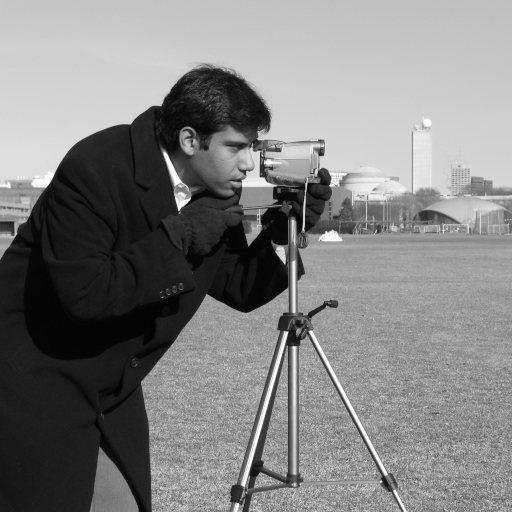
#> input picture skimage.data.camera(), 512 x 512 px
$ jupyter execute --allow-errors 'Getting started with thresholding.ipynb'
#> lines starting #> are read from the running program, lines starting #| are printed output that depends on the picture; after the words box and inside, x2 and y2 are one past the last pixel; in counts of white or black regions, pixels touching at a corner belong together
# Getting started with thresholding

[cell 1]
#import paskages
import matplotlib.pyplot as plt
from skimage.color import rgb2gray

from skimage.filters import threshold_otsu, threshold_local, threshold_multiotsu
from skimage import data
import numpy as np

from skimage.filters import try_all_threshold

[cell 2]
#visualng images
def show_image(image , title="Image" , cmap_type='gray'):
    plt.imshow(image , cmap=cmap_type)
    plt.title(title)
    plt.axis('off')
    plt.show()

#> (a cell that did not finish here is left out)

[cell 4]
#optimal threshold
thresh=127
#> thresh = 127

#> (a cell that did not finish here is left out)

#### inverted thresholding

[cell 6]
#optimal threshold
thresh=127
# Apply thresholding
#> (the rest of this cell did not finish here and is left out)

#> (a cell that did not finish here is left out)

[cell 8]
# Load an example image
image = data.camera()
#> image is the input picture: shape (512, 512); min 0, max 255, mean 129.1

# Apply different thresholding algorithms
otsu_threshold = threshold_otsu(image)
#> otsu_threshold = 102
local_threshold = threshold_local(image, block_size=35, offset=10)
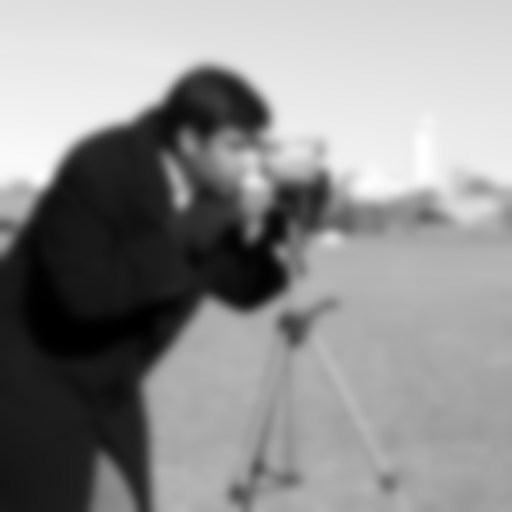
#> local_threshold: shape (512, 512) float64; min -5.93, max 216.4, mean 119.1; drawn with min black and max white
multiotsu_thresholds = threshold_multiotsu(image, classes=4)
#> multiotsu_thresholds = [69, 134, 180]

# Generate binary images using the thresholds
binary_otsu = image > otsu_threshold
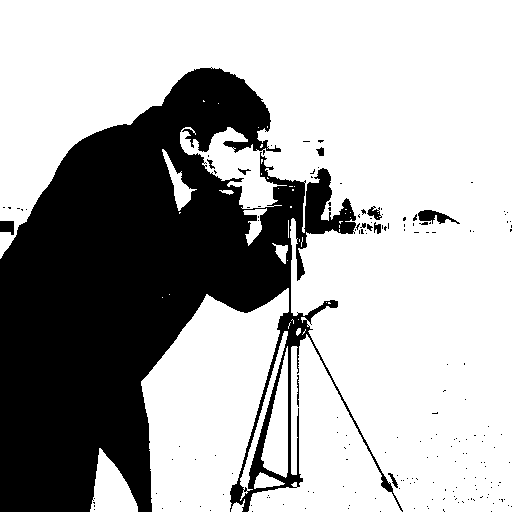
#> binary_otsu: shape (512, 512) bool; 67.9% white; 179 black regions (168 under 20 px), largest, box (x1, y1, x2, y2) and area: (0, 67, 403, 512) 82891, (418, 210, 460, 224) 293, (0, 221, 14, 235) 163
binary_local = image > local_threshold
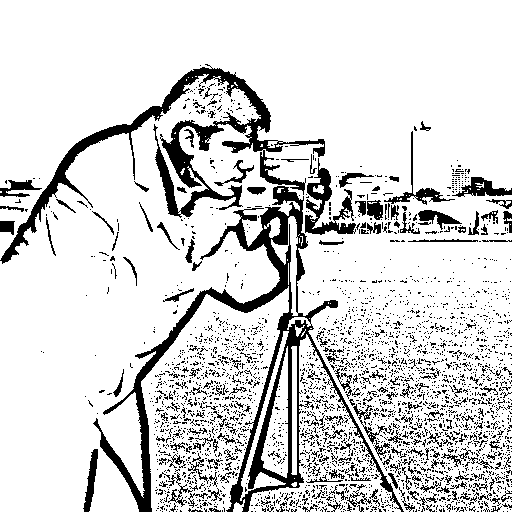
#> binary_local: shape (512, 512) bool; 84.2% white; 3077 black regions (2872 under 20 px), largest, box (x1, y1, x2, y2) and area: (93, 186, 404, 512) 11215, (0, 64, 325, 264) 8131, (305, 158, 356, 235) 1384
binary_multiotsu = np.digitize(image, bins=multiotsu_thresholds)
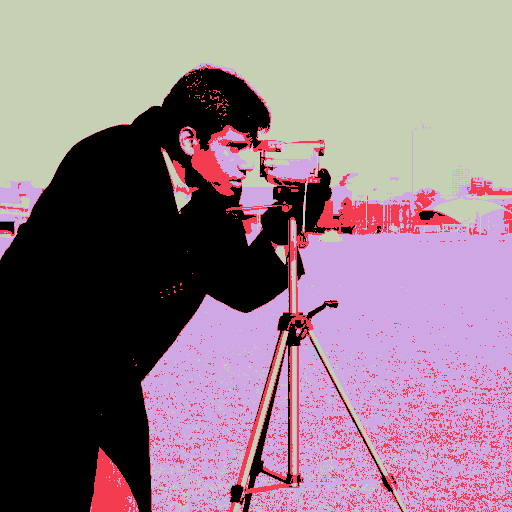
#> binary_multiotsu: shape (512, 512) int64; 4 distinct labels, from 0 to 3; one colour per label, 0 black

# Plot the original and thresholded images
fig, axes = plt.subplots(2, 2, figsize=(10, 10))

axes[0, 0].imshow(image, cmap='gray')
axes[0, 0].set_title('Original Image')

axes[0, 1].imshow(binary_otsu, cmap='gray')
axes[0, 1].set_title('Otsu Thresholding')

axes[1, 0].imshow(binary_local, cmap='gray')
axes[1, 0].set_title('Local Thresholding')

axes[1, 1].imshow(binary_multiotsu, cmap='gray')
axes[1, 1].set_title('Multi-Otsu Thresholding')

for ax in axes.ravel():
    ax.axis('off')

plt.tight_layout()
plt.show()

##### Exercise

###### Apply global thresholding

[cell 9]
# Import the otsu threshold function
from skimage.filters import threshold_otsu

# Make the image grayscale using rgb2gray
chess_pieces_image=plt.imread("../data/chapter 1/bw.jpg")
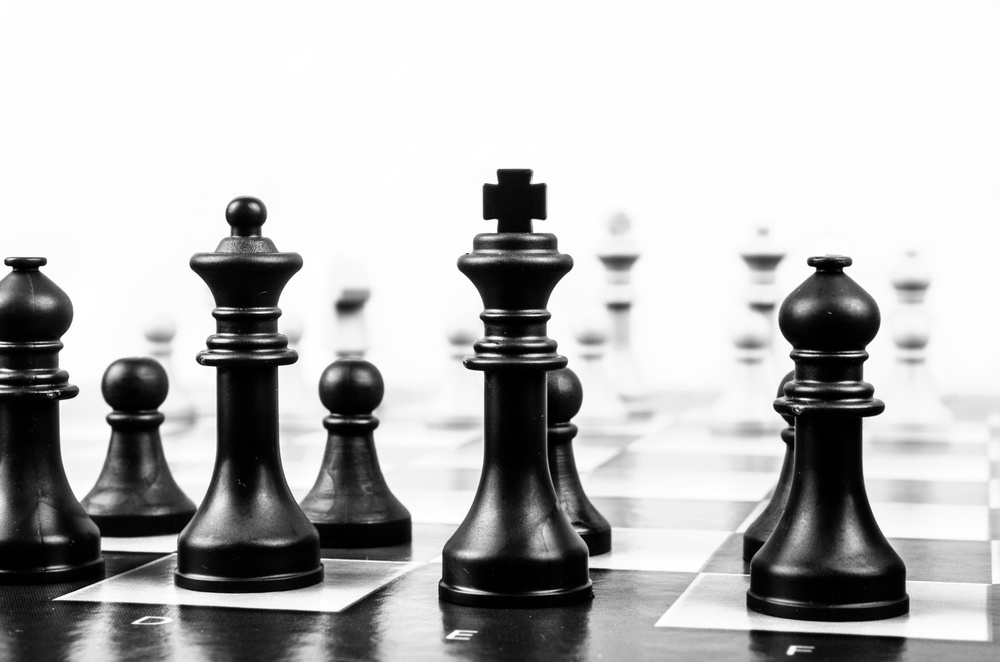
#> input picture Image Processing in Python/data/chapter 1/bw.jpg, 1000 x 662 px, shrunk from 1920 x 1271 before the run
#> chess_pieces_image is the input picture: shape (662, 1000, 3); min 0, max 255, mean 185.6
chess_pieces_image_gray = rgb2gray(chess_pieces_image)

# Obtain the optimal threshold value with otsu
thresh = threshold_otsu(chess_pieces_image_gray)
#> thresh = 0.553

# Apply thresholding to the image
binary = chess_pieces_image_gray > thresh
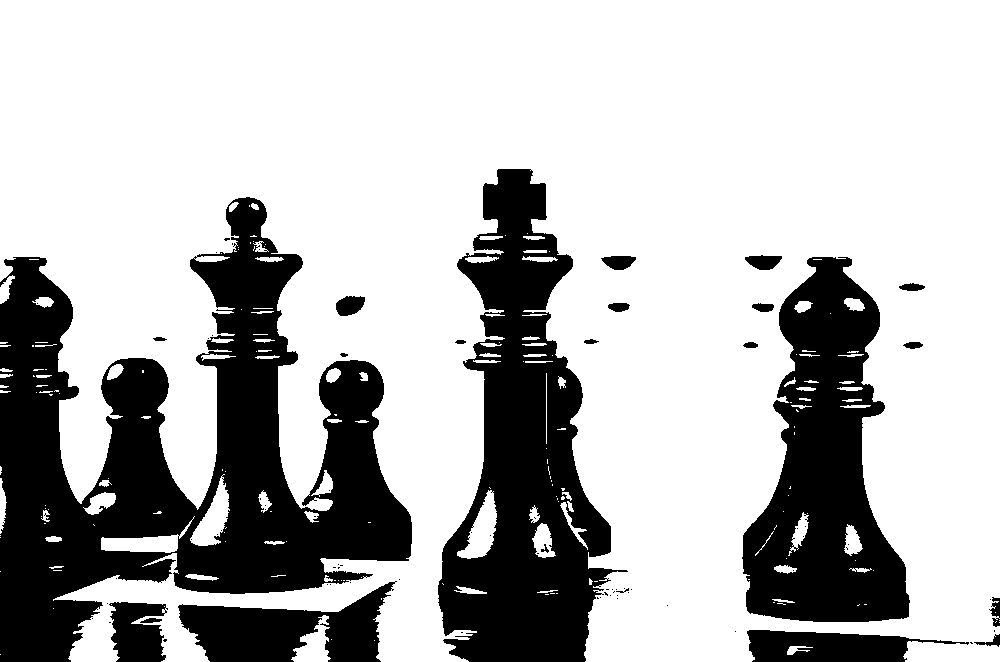
#> binary: shape (662, 1000) bool; 72% white; 81 black regions (58 under 20 px), largest, box (x1, y1, x2, y2) and area: (0, 197, 412, 662) 84422, (438, 169, 628, 662) 46653, (742, 257, 910, 622) 34860

# Show the image
show_image(binary, 'Binary image')
